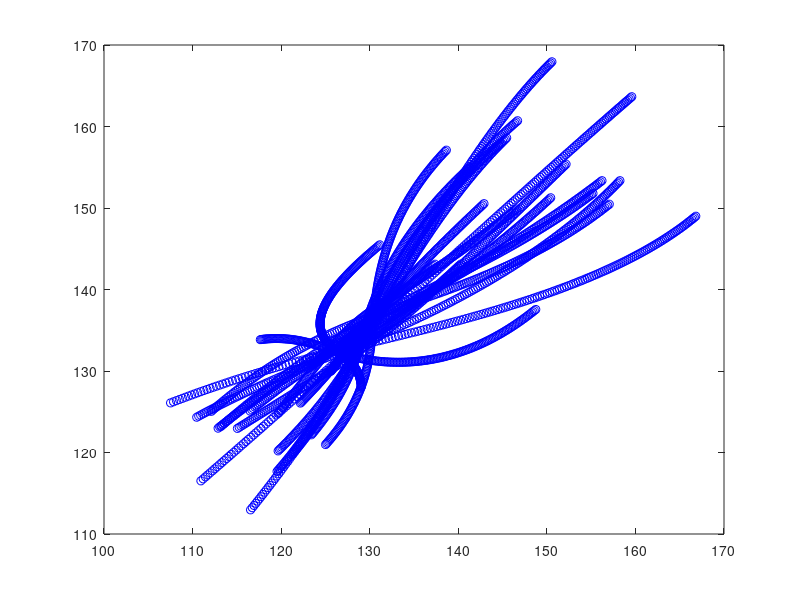

Recreate this plot in MATLAB.
% outer_wilds_2d_variante.m - Variante del filtrado 2D
% Metodo: Verlet + filtrado con seleccion por signo
% Cuerpos: 20, Paso: 0.01, Integracion: 2
%
% Uso: octave outer_wilds_2d_variante

clearvars
clc
Particulas = 20
Integracion = 2
Paso = 0.01

Generador = @(sigma,promedio,n) randn(1,n,2) * sigma + promedio

Rsigma = 8
Rpromedio = 150
R(2,:,:) = Generador(Rsigma,Rpromedio,Particulas)


Vsigma = 1
Vpromedio = 15
V = Generador(Vsigma,Vpromedio,Particulas)


function [A] = aceleracion(R,n);
  Rij = repmat(R,n,1) - repmat(permute(R,[2,1,3]),1,n);

  tij = vecnorm(Rij,2,3);

  Reord = sort(tij);
  desv = std(Reord(2:end,:),1,1);
  mean = mean(Reord(2:end,:),1);

  Recorte = abs(tij - repmat(mean,n,1));
  Recorte(Recorte <= 2*desv) = 1;
  Recorte(Recorte >= 2*desv) = 0;
  Recorte(eye(n)==1) = 0;

  Rij2=(tij.*Recorte).^-1;
  Rij2(Rij2 == Inf) = 0;

  A=sum(Rij2.*Rij,1);
endfunction

Aceleracion = aceleracion(R(2,:,:),Particulas);

R(1,:,:) = R(2,:,:) + V * Paso + 0.5 * Aceleracion * Paso^2;

for i=1:ceil(Integracion/Paso)
  R(3,:,:) = 2 * R(2,:,:) - R(1,:,:) - Aceleracion * Paso ^ 2;

Aceleracion = aceleracion(R(3,:,:),Particulas);
R=shift(R,-1,1);
plot(R(2,:,1),R(2,:,2),'ob')
hold on
end
